Frame 1 (no input): blank canvas, image omitted
Frame 60 (the mouse pressed at the canvas centre just before this capture): blank canvas, image omitted
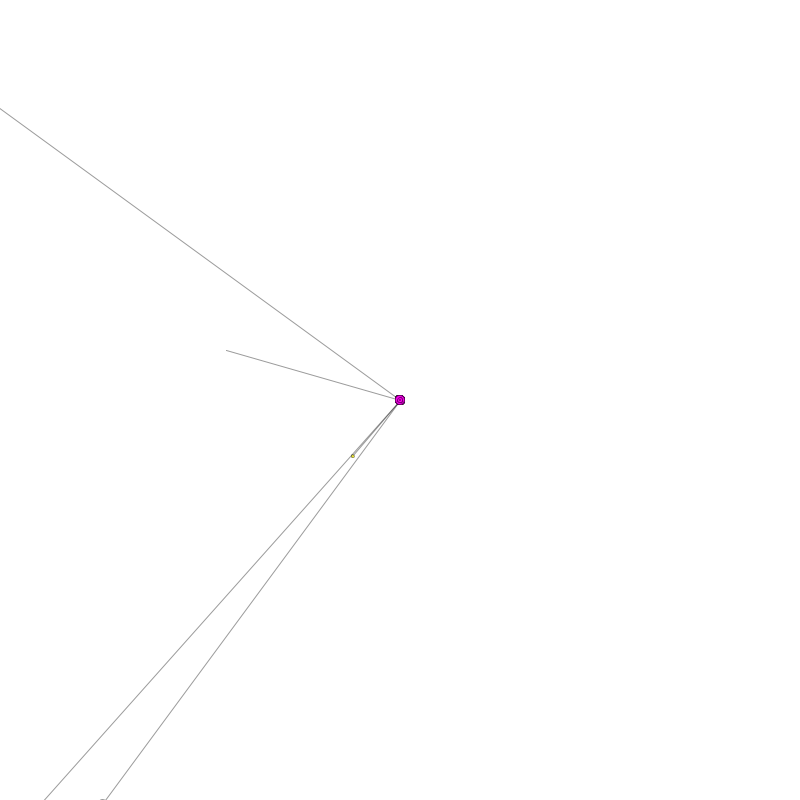
Frame 120 (the mouse held since frame 60 and released just before this capture)

The Processing sketch whose frames 1 and 60 were blank and that drew this single picture after the mouse press (run headless with seeded random() and noise(); from frame 60 on, the mouse is pressed at the canvas centre):

// Processing sketch: drawing_2
// ── drawing_2.pde
//int ileKolek = 5;

void setup() {
  size(800, 800);
  background(255);
}

void draw() {
  //background(255);
  noStroke();
  fill(0,127);
  //zrob to 5 razy:
  if (mousePressed) {
    float losowyX = random(width);
    float losowyY = random(height);
    for (int licznik = 0; licznik < 5; licznik = licznik + 1)
    {
      float odl = dist(pmouseX, pmouseY, mouseX, mouseY);
      
      float promien = random(10);
      float pozycjaX = mouseX+random(-odl, odl);
      float pozycjaY = mouseY+random(-odl, odl);
      float odl2 = dist(pozycjaX, pozycjaY, mouseX, mouseY);
      color c = lerpColor(#FF00F3, #FFF700, odl2/10.0);
      fill(c, 255-odl2);  
      stroke(0, 100);
      line(pozycjaX, pozycjaY, mouseX, mouseY);
      //noStroke();
      ellipse(pozycjaX, pozycjaY, promien, promien);
    }
  }
}
